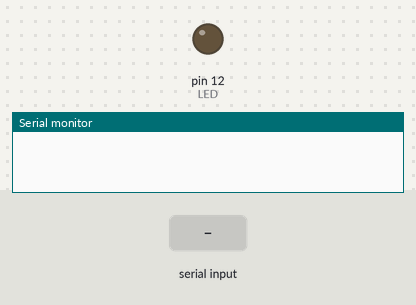
The sketch below on a simulated Arduino Uno, built with avr-gcc and run on an emulated ATmega328P. Shown: output pins drawn as LEDs (lit = HIGH), the last lines printed to the serial monitor. Dashed ring = blinking. The test bench sets the inputs (shaded band).

Above: at 1.2 s.
1.3 s: "2" received over the second serial link
At 1.31 s:
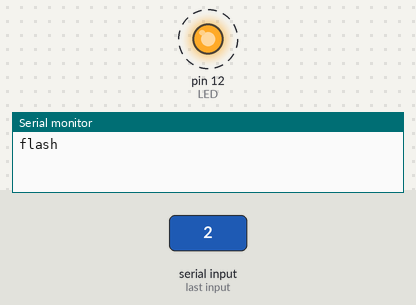
3.0 s: "1" received over the second serial link
At 4.0 s:
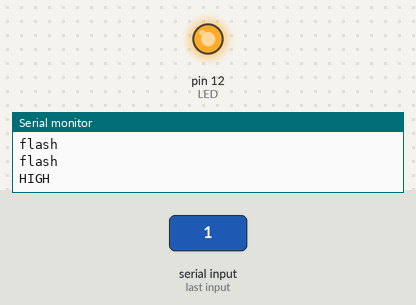
4.5 s: "0" received over the second serial link
At 5.1 s:
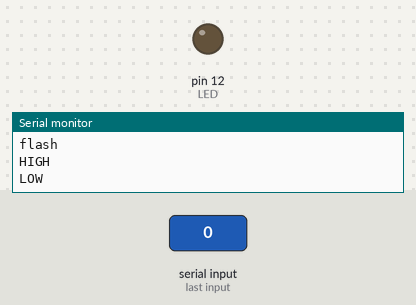
Timing chart, 0 to 7.5 s (numbered marks = the images above; inputs shaded):
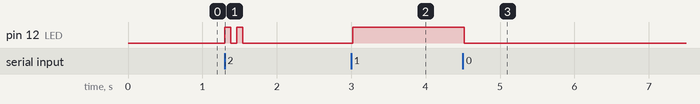

The sketch:

lab2-1.ino
```cpp
// Serial Monitor上輸入再透過藍芽傳資料，來控制LED亮暗。
#include <SoftwareSerial.h>
SoftwareSerial BTSerial(10, 11);
#define LED 12

char val;
bool LED_state = LOW;

void setup() {
    Serial.begin(9600);
    BTSerial.begin(38400);
    pinMode(LED, OUTPUT);
}

void loop() {
    //Serial -> bluetooth
    if (Serial.available()) {
        val = Serial.read();
        // Serial.println(int(val));  //test for 換行
        BTSerial.write(val);
    }
    // bluetooth pass
    if (BTSerial.available()) {
        val = BTSerial.read();
        //Serial.print(val);

        if (val == '1') {
            Serial.println("HIGH");
            LED_state = HIGH;
            digitalWrite(LED, LED_state);
        } else if (val == '0') {
            Serial.println("LOW");
            LED_state = LOW;
            digitalWrite(LED, LED_state);
        } else {
            for (int i = 0; i < 2; i++) {
                Serial.println("flash");
                LED_state = HIGH;
                digitalWrite(LED, LED_state);
                delay(80);
                LED_state = LOW;
                digitalWrite(LED, LED_state);
                delay(80);
            }
        }
    }

    delay(100);
}
```

Measured:
- after the input at 1.3 s, pin 12 (LED): alternates HIGH for 0.08 s and LOW for 0.08 s, 4 changes in all, then stays LOW, starting at once
- after the input at 3.0 s, pin 12 (LED): LOW → HIGH at once
- after the input at 4.5 s, pin 12 (LED): HIGH → LOW at once
